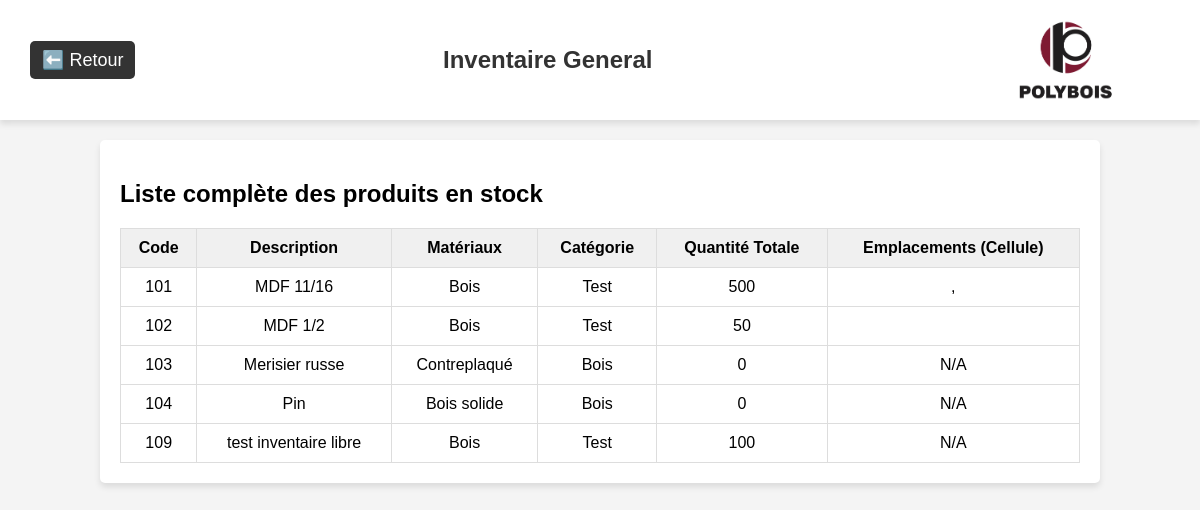
/inventaire/general, run on an earlier commit of the app's database.
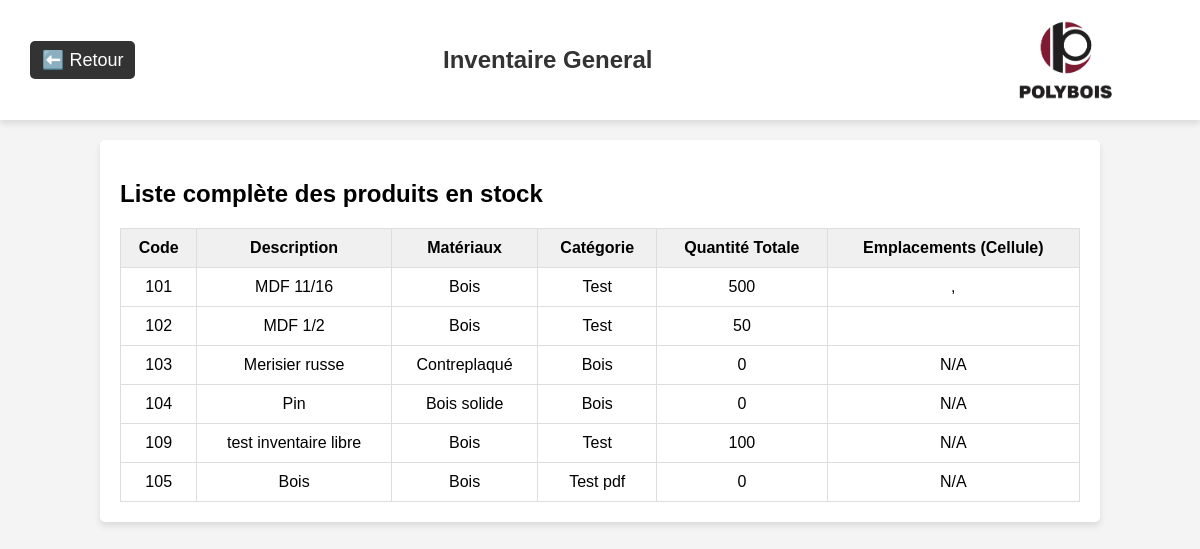
And on a later commit of the database.
### app/models/produit.py (models this page shows, shortened)
class Produit(db.Model):
    __tablename__ = 'produit'
    id = db.Column(db.Integer, primary_key=True)
    code = db.Column(db.String(50), unique=True, nullable=False)
    description = db.Column(db.String(255))
    materiaux = db.Column(db.String(100))
    categorie = db.Column(db.String(100))
    quantite = db.Column(db.Integer, default=0)
    historique = db.Column(db.Text, default='[]')  # Historique des modifications, stocké en JSON
    projets_associes = db.relationship("ProduitProjet", back_populates="produit", cascade="all, delete-orphan")
    lignes_achat = db.relationship("LigneAchat", back_populates="produit", cascade="all, delete-orphan")
    lignes_commande = db.relationship("LigneCommandeProduction", back_populates="produit", cascade="all, delete-orphan")
    stocks = db.relationship("Stock", back_populates="produit", cascade="all, delete-orphan")

### app/models/associations.py (models this page shows, shortened)
class Stock(db.Model):
    __tablename__ = 'stock'
    id = db.Column(db.Integer, primary_key=True)
    quantite = db.Column(db.Integer, default=0)
    produit_id = db.Column(db.Integer, db.ForeignKey('produit.id'), nullable=False)
    emplacement_id = db.Column(db.Integer, db.ForeignKey('emplacement.id'), nullable=False)
    achat_id = db.Column(db.Integer, db.ForeignKey('achat.id'), nullable=True)  # ⚠️ ici au bon endroit
    produit = db.relationship("Produit", back_populates="stocks")
    emplacement = db.relationship("Emplacement", back_populates="stocks")
    achat = db.relationship("Achat")

### app/routes/inventaire_routes.py (the view)
@inventaire_bp.route("/general")
def inventaire_general():
    produits = Produit.query.all()
    return render_template("inventaire_general.html", produits=produits)

### app/templates/inventaire_general.html (shortened to what this page needs)
<!DOCTYPE html>
<html lang="fr">
<head>
</head>
<body>
  <header>
    <a class="return-link" href="/inventaire">⬅️ Retour</a>
    <h1 class="module-title">Inventaire General</h1>
    <img class="logo-polybois" src="{{ url_for('static', filename='images/logo.png') }}" alt="Logo Polybois">
  </header>
  <div class="container">
    <h2>Liste complète des produits en stock</h2>
    <table>
      <thead>
        <tr>
          <th>Code</th>
          <th>Description</th>
          <th>Matériaux</th>
          <th>Catégorie</th>
          <th>Quantité Totale</th>
          <th>Emplacements (Cellule)</th>
        </tr>
      </thead>
      <tbody>
        {% for produit in produits %}
          <tr>
            <td>{{ produit.code }}</td>
            <td>{{ produit.description }}</td>
            <td>{{ produit.materiaux }}</td>
            <td>{{ produit.categorie }}</td>
            <td>{{ produit.quantite }}</td>
            <td>
              {% if produit.stocks %}
                {% for stock in produit.stocks %}
                  {{ stock.cellule }}{% if not loop.last %}, {% endif %}
                {% endfor %}
              {% else %}
                N/A
              {% endif %}
            </td>
          </tr>
        {% endfor %}
      </tbody>
    </table>
  </div>
</body>
</html>

### app/templates/inventaire_general.html (style rules this page uses)
body { font-family: Arial, sans-serif; background-color: #f4f4f4; margin: 0; padding: 0; }
header { background-color: white; padding: 10px 30px; display: flex; justify-content: space-between; align-items: center; height: 100px; box-shadow: 0px 4px 6px rgba(0, 0, 0, 0.1); }
.return-link { text-decoration: none; font-size: 18px; color: white; background-color: #333; padding: 8px 12px; border-radius: 5px; }
.module-title { font-size: 24px; color: #333; flex-grow: 1; text-align: center; }
.logo-polybois { height: 120px; }
.container { margin: 20px auto; width: 80%; background: white; padding: 20px; border-radius: 5px; box-shadow: 0 4px 6px rgba(0, 0, 0, 0.1); }
table { width: 100%; border-collapse: collapse; margin-top: 20px; }
th, td { padding: 10px; border: 1px solid #ddd; text-align: center; }
th { background-color: #f0f0f0; }

What changed in the data, as far as the page shows it:
added Produit: code "105", description "Bois", materiaux "Bois", categorie "Test pdf", quantite "0", shows "N/A"
